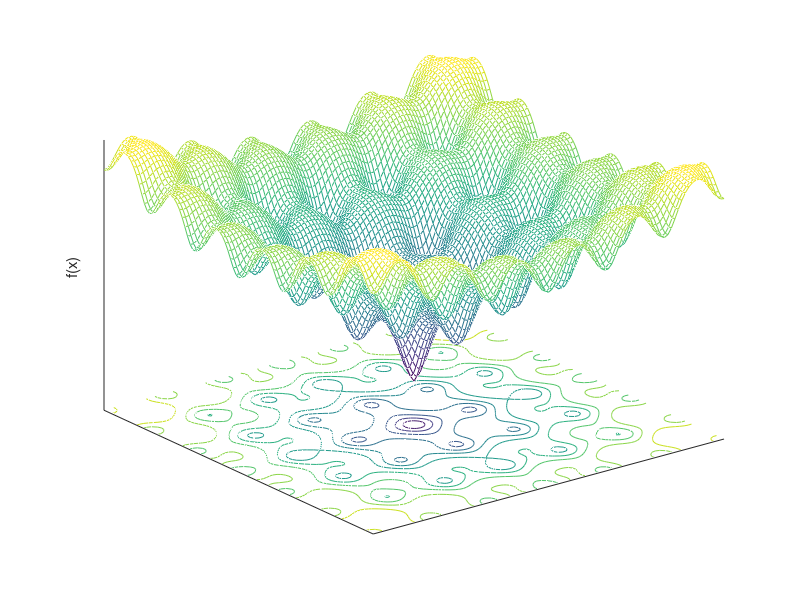

Source code (MATLAB):
function AckleyPlot

xlimits = [-3 3];
dx = (xlimits(2) - xlimits(1)) / 100;
N = floor((xlimits(2) - xlimits(1)) / dx) + 1;
obj = zeros(N, N);
i = 0;
for x = xlimits(1) : dx : xlimits(2)
    i = i + 1;
    k = 0;
    for y = xlimits(1) : dx : xlimits(2)
        k = k + 1;
        sum1 = x^2 + y^2;
        sum2 = cos(2*pi*x) + cos(2*pi*y);
        obj(i,k) = 20 + exp(1) - 20 * exp(-0.2*sqrt(sum1/2)) - exp(sum2/2);
    end
end
close all;
[x, y] = meshgrid(xlimits(1) : dx : xlimits(2));
meshc(x,y,obj);
zlabel('f(x)')
set(gca, 'XTick', [])
set(gca, 'YTick', [])
set(gca, 'ZTick', [])
temp = axis;
axis([xlimits, xlimits, temp(5), max(max(obj))])